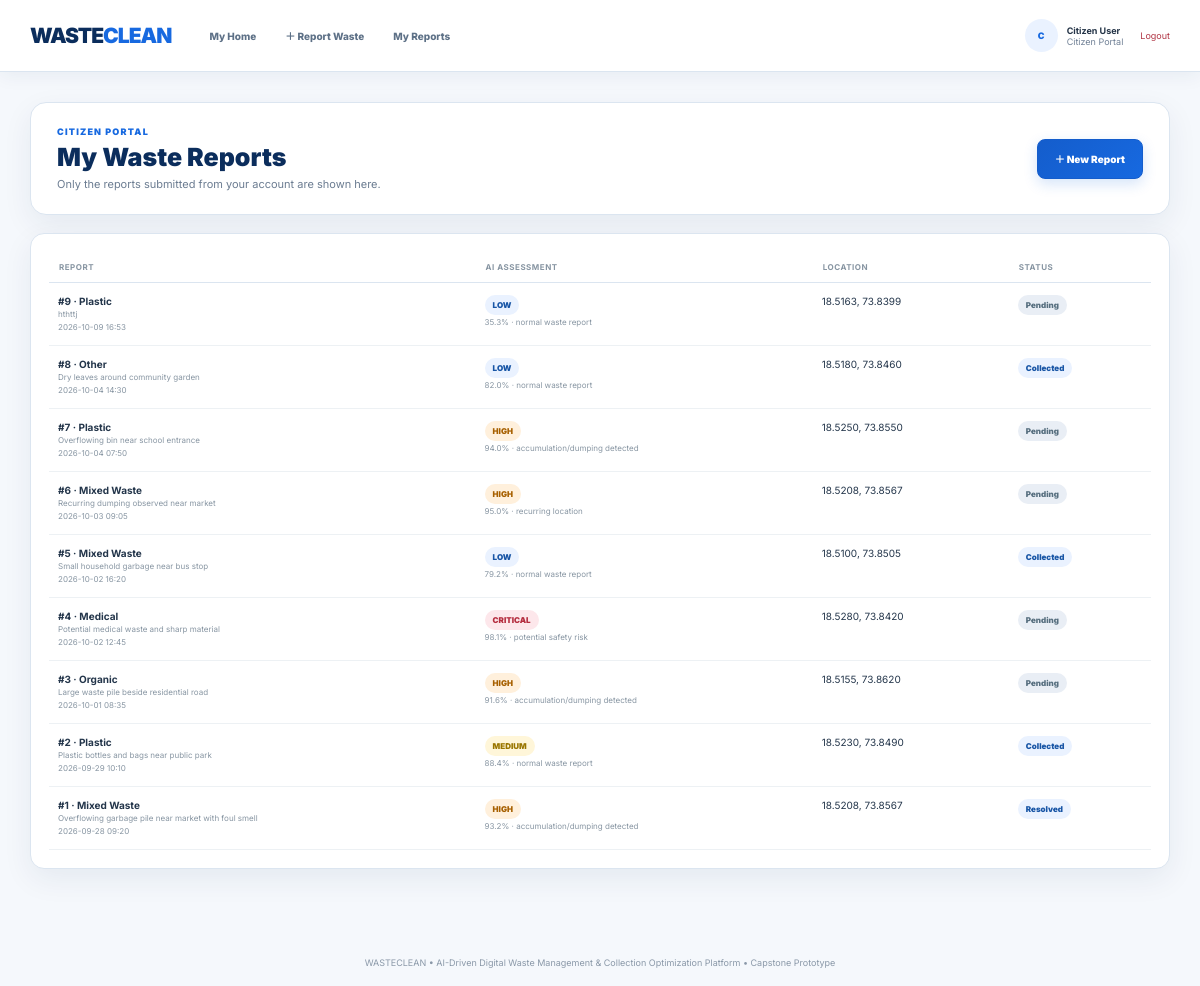
The app's page /reports (signed in) with its own data.
### tables this page shows
CREATE TABLE users (
        id INTEGER PRIMARY KEY AUTOINCREMENT, name TEXT NOT NULL, email TEXT UNIQUE NOT NULL,
        password TEXT NOT NULL, role TEXT NOT NULL
    );

CREATE TABLE reports (
        id INTEGER PRIMARY KEY AUTOINCREMENT, citizen_id INTEGER, waste_type TEXT NOT NULL,
        description TEXT NOT NULL, latitude REAL NOT NULL, longitude REAL NOT NULL,
        priority TEXT NOT NULL, ai_confidence REAL NOT NULL, ai_reason TEXT,
        status TEXT NOT NULL DEFAULT 'Pending', created_at TEXT NOT NULL,
        FOREIGN KEY(citizen_id) REFERENCES users(id)
    );

### app.py (the view, shortened to what this page needs)
@app.route("/reports")
def reports():
    if not logged_in(): return redirect(url_for("login"))
    u=current_user()
    if u["role"] not in ("Citizen","Supervisor","Admin"):
        flash("Reports are not part of the Collector Portal.","danger"); return redirect(url_for("dashboard"))
    conn=db()
    if u["role"]=="Citizen":
        rows=conn.execute("SELECT * FROM reports WHERE citizen_id=? ORDER BY id DESC",(u["id"],)).fetchall()
        collectors=[]
    conn.close(); return render_template("reports.html",reports=rows,collectors=collectors)

### app.py (called while the page is built)
def db():
    conn = sqlite3.connect(DB_PATH)
    conn.row_factory = sqlite3.Row
    return conn

def logged_in(): return session.get("user_id") is not None

def current_user():
    if not logged_in(): return None
    conn=db(); u=conn.execute("SELECT * FROM users WHERE id=?",(session["user_id"],)).fetchone(); conn.close(); return u

@app.context_processor
def inject():
    return {"user":current_user(),"app_name":"WASTECLEAN","stats":stats() if logged_in() else {}}

### templates/reports.html (shortened to what this page needs)
{% extends "base.html" %}{% block content %}
{% if user['role']=='Citizen' %}<div class="hero"><div><div class="eyebrow">Citizen Portal</div><div class="title">My Waste Reports</div><div class="subtitle">Only the reports submitted from your account are shown here.</div></div><a class="btn" href="{{ url_for('report') }}">＋ New Report</a></div>
<div class="card"><table><thead><tr><th>Report</th><th>AI Assessment</th><th>Location</th><th>Status</th></tr></thead><tbody>{% for r in reports %}<tr><td><b>#{{r.id}} · {{r.waste_type}}</b><br><small>{{r.description}}</small><br><small>{{r.created_at}}</small></td><td><span class="badge {{r.priority|lower}}">{{r.priority}}</span><br><small>{{r.ai_confidence}}% · {{r.ai_reason}}</small></td><td>{{'%.4f'|format(r.latitude)}}, {{'%.4f'|format(r.longitude)}}</td><td><span class="badge {{r.status|lower|replace(' ','')}}">{{r.status}}</span></td></tr>{% else %}<tr><td colspan="4">No reports yet.</td></tr>{% endfor %}</tbody></table></div>
{% endif %}
{% endblock %}

### templates/base.html (shortened to what this page needs)
<!doctype html><html><head><link rel="stylesheet" href="https://unpkg.com/leaflet@1.9.4/dist/leaflet.css"></head><body>
{% if user %}<nav class="nav"><a class="brand" href="{{ url_for('dashboard') }}">WASTE<span>CLEAN</span></a><div class="navlinks">{% if user['role']=='Citizen' %}<a href="{{ url_for('dashboard') }}">My Home</a><a href="{{ url_for('report') }}">＋ Report Waste</a><a href="{{ url_for('reports') }}">My Reports</a>{% elif user['role']=='Supervisor' %}<a href="{{ url_for('dashboard') }}">Control Room</a><a href="{{ url_for('reports') }}">Review Reports</a><a href="{{ url_for('tasks') }}">Dispatch Tasks</a><a href="{{ url_for('analytics') }}">Operations Analytics</a>{% elif user['role']=='Collector' %}<a href="{{ url_for('dashboard') }}">Field Home</a><a href="{{ url_for('tasks') }}">My Assigned Tasks</a>{% elif user['role']=='Admin' %}<a href="{{ url_for('dashboard') }}">Admin Home</a><a href="{{ url_for('reports') }}">All Reports</a><a href="{{ url_for('tasks') }}">All Tasks</a><a href="{{ url_for('analytics') }}">Platform Analytics</a><a href="{{ url_for('admin') }}">User & System Control</a>{% endif %}</div><div class="user"><div class="avatar">{{ user['name'][0] }}</div><div><b style="color:#243447">{{ user['name'] }}</b><br>{{ user['role'] }} Portal</div><a class="logout" href="{{ url_for('logout') }}">Logout</a></div></nav>{% endif %}<main class="container">{% with messages=get_flashed_messages(with_categories=true) %}{% for category,msg in messages %}<div class="flash {{ category }}">{{ msg }}</div>{% endfor %}{% endwith %}{% block content %}{% endblock %}</main>{% if user %}<div class="footer">WASTECLEAN • AI-Driven Digital Waste Management & Collection Optimization Platform • Capstone Prototype</div>{% endif %}<script src="https://unpkg.com/leaflet@1.9.4/dist/leaflet.js"></script>{% block scripts %}{% endblock %}</body></html>

### templates/base.html (style rules this page uses)
:root { --navy:#0b2d5c;--blue:#1769e0;--blue2:#2f80ed;--blue-soft:#eaf2ff;--bg:#f5f8fc;--card:#ffffff;--text:#24364b;--muted:#6b7c91;--border:#dbe5f0;--danger:#d9364f;--orange:#e48a16;--shadow:0 10px 30px rgba(11,45,92,.07) }
* { box-sizing:border-box }
body { margin:0;background:var(--bg);font-family:Inter,Arial,sans-serif;color:var(--text) }
.nav { height:72px;background:#fff;border-bottom:1px solid var(--border);display:flex;align-items:center;padding:0 30px;gap:26px;position:sticky;top:0;z-index:20;box-shadow:0 4px 18px rgba(11,45,92,.06) }
.brand { font-size:21px;font-weight:900;letter-spacing:-1px;text-decoration:none;color:var(--navy);white-space:nowrap }
.brand span { color:var(--blue) }
.navlinks { display:flex;gap:5px;align-items:center;flex:1 }
.navlinks a { font-size:10px;font-weight:800;color:#5e7187;text-decoration:none;padding:10px 12px;border-radius:8px;transition:.2s }
.user { display:flex;align-items:center;gap:9px;font-size:9px;color:#718196;white-space:nowrap }
.avatar { width:33px;height:33px;border-radius:50%;display:grid;place-items:center;background:var(--blue-soft);color:var(--blue);font-weight:900 }
.logout { font-size:9px;color:#b13645;text-decoration:none;margin-left:8px }
.container { max-width:1260px;margin:auto;padding:30px 30px 70px }
.footer { text-align:center;color:#8a98a8;font-size:9px;padding:18px }
.hero { display:flex;justify-content:space-between;align-items:center;background:#fff;border:1px solid var(--border);border-radius:16px;padding:23px 26px;margin-bottom:18px;box-shadow:var(--shadow) }
.eyebrow { font-size:9px;text-transform:uppercase;letter-spacing:1.2px;font-weight:900;color:var(--blue) }
.title { font-size:25px;font-weight:900;color:var(--navy);margin-top:5px }
.subtitle { font-size:11px;color:var(--muted);margin-top:5px }
.card,.section { background:#fff;border:1px solid var(--border);border-radius:14px;padding:18px;box-shadow:var(--shadow) }
.btn { display:inline-flex;align-items:center;justify-content:center;min-height:40px;padding:10px 17px;background:linear-gradient(135deg,#145dcc,#1769e0);color:#fff;border:1px solid #145dcc;border-radius:8px;font-size:10px;font-weight:900;text-decoration:none;cursor:pointer;box-shadow:0 5px 14px rgba(23,105,224,.18);transition:.18s;white-space:nowrap }
.badge { display:inline-block;padding:5px 8px;border-radius:20px;font-size:8px;font-weight:900;background:#e9eef5;color:#587080 }
.badge.low { background:#eaf2ff;color:#1956a6 }
.badge.medium { background:#fff6d9;color:#9a7600 }
.badge.high { background:#fff0dc;color:#a76000 }
.badge.critical { background:#fde7eb;color:#b52e40 }
.badge.completed,.badge.collected,.badge.resolved { background:#eaf2ff;color:#1956a6 }
table { width:100%;border-collapse:collapse;font-size:10px }
th { text-align:left;color:#8795a2;font-size:8px;text-transform:uppercase;letter-spacing:.5px;padding:10px;border-bottom:1px solid var(--border) }
td { padding:12px 9px;border-bottom:1px solid #edf1f4;vertical-align:top }
small { font-size:8px;color:#8795a2;line-height:1.5 }

### records on screen
users: name "C", name "Citizen User", role "Citizen"
reports: id "9", waste_type "Plastic", description "hthttj", created_at "2026-10-09 16:53", priority "LOW", ai_confidence "35.3", ai_reason "normal waste report", latitude "18.5163", longitude "73.8399", status "Pending"
reports: id "8", waste_type "Other", description "Dry leaves around community garden", created_at "2026-10-04 14:30", priority "LOW", ai_confidence "82.0", ai_reason "normal waste report", latitude "18.5180", longitude "73.8460", status "Collected"
reports: id "7", waste_type "Plastic", description "Overflowing bin near school entrance", created_at "2026-10-04 07:50", priority "HIGH", ai_confidence "94.0", ai_reason "accumulation/dumping detected", latitude "18.5250", longitude "73.8550", status "Pending"
reports: id "6", waste_type "Mixed Waste", description "Recurring dumping observed near market", created_at "2026-10-03 09:05", priority "HIGH", ai_confidence "95.0", ai_reason "recurring location", latitude "18.5208", longitude "73.8567", status "Pending"
reports: id "5", waste_type "Mixed Waste", description "Small household garbage near bus stop", created_at "2026-10-02 16:20", priority "LOW", ai_confidence "79.2", ai_reason "normal waste report", latitude "18.5100", longitude "73.8505", status "Collected"
reports: id "4", waste_type "Medical", description "Potential medical waste and sharp material", created_at "2026-10-02 12:45", priority "CRITICAL", ai_confidence "98.1", ai_reason "potential safety risk", latitude "18.5280", longitude "73.8420", status "Pending"
reports: id "3", waste_type "Organic", description "Large waste pile beside residential road", created_at "2026-10-01 08:35", priority "HIGH", ai_confidence "91.6", ai_reason "accumulation/dumping detected", latitude "18.5155", longitude "73.8620", status "Pending"
reports: id "2", waste_type "Plastic", description "Plastic bottles and bags near public park", created_at "2026-09-29 10:10", priority "MEDIUM", ai_confidence "88.4", ai_reason "normal waste report", latitude "18.5230", longitude "73.8490", status "Collected"
reports: id "1", waste_type "Mixed Waste", description "Overflowing garbage pile near market with foul smell", created_at "2026-09-28 09:20", priority "HIGH", ai_confidence "93.2", ai_reason "accumulation/dumping detected", latitude "18.5208", longitude "73.8567", status "Resolved"
